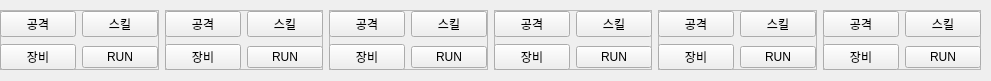
   <widget class="QWidget" name="btn_widget" native="true">
    <property name="geometry">
     <rect>
      <x>10</x>
      <y>780</y>
      <width>991</width>
      <height>81</height>
     </rect>
    </property>
    <widget class="QWidget" name="layoutWidget">
     <property name="geometry">
      <rect>
       <x>0</x>
       <y>10</y>
       <width>981</width>
       <height>61</height>
      </rect>
     </property>
     <layout class="QHBoxLayout" name="btn_layout">
      <property name="sizeConstraint">
       <enum>QLayout::SetMinAndMaxSize</enum>
      </property>
      <item>
       <widget class="QFrame" name="frame_5">
        <property name="sizePolicy">
         <sizepolicy hsizetype="MinimumExpanding" vsizetype="MinimumExpanding">
          <horstretch>0</horstretch>
          <verstretch>0</verstretch>
         </sizepolicy>
        </property>
        <property name="minimumSize">
         <size>
          <width>150</width>
          <height>10</height>
         </size>
        </property>
        <property name="maximumSize">
         <size>
          <width>500</width>
          <height>60</height>
         </size>
        </property>
        <property name="frameShape">
         <enum>QFrame::StyledPanel</enum>
        </property>
        <property name="frameShadow">
         <enum>QFrame::Raised</enum>
        </property>
        <widget class="QWidget" name="layoutWidget_9">
         <property name="geometry">
          <rect>
           <x>0</x>
           <y>0</y>
           <width>158</width>
           <height>61</height>
          </rect>
         </property>
         <layout class="QGridLayout" name="gridLayout_10">
          <item row="0" column="0">
           <widget class="QPushButton" name="pb_atk_warrior">
            <property name="text">
             <string>공격</string>
            </property>
           </widget>
          </item>
          <item row="2" column="0">
           <widget class="QPushButton" name="pb_equip_warrior">
            <property name="text">
             <string>장비</string>
            </property>
           </widget>
          </item>
          <item row="0" column="1">
           <widget class="QPushButton" name="pb_skill_job_warrior">
            <property name="text">
             <string>스킬</string>
            </property>
           </widget>
          </item>
          <item row="2" column="1">
           <widget class="QPushButton" name="pb_run_job_warrior">
            <property name="text">
             <string>RUN</string>
            </property>
           </widget>
          </item>
         </layout>
        </widget>
       </widget>
      </item>
      <item>
       <widget class="QFrame" name="frame_6">
        <property name="sizePolicy">
         <sizepolicy hsizetype="MinimumExpanding" vsizetype="MinimumExpanding">
          <horstretch>0</horstretch>
          <verstretch>0</verstretch>
         </sizepolicy>
        </property>
        <property name="minimumSize">
         <size>
          <width>155</width>
          <height>10</height>
         </size>
        </property>
        <property name="maximumSize">
         <size>
          <width>500</width>
          <height>60</height>
         </size>
        </property>
        <property name="frameShape">
         <enum>QFrame::StyledPanel</enum>
        </property>
        <property name="frameShadow">
         <enum>QFrame::Raised</enum>
        </property>
        <widget class="QWidget" name="layoutWidget_10">
         <property name="geometry">
          <rect>
           <x>0</x>
           <y>0</y>
           <width>158</width>
           <height>61</height>
          </rect>
         </property>
         <layout class="QGridLayout" name="gridLayout_11">
          <item row="0" column="0">
           <widget class="QPushButton" name="pb_atk_archer">
            <property name="text">
             <string>공격</string>
            </property>
           </widget>
          </item>
          <item row="2" column="0">
           <widget class="QPushButton" name="pb_equip_archer">
            <property name="text">
             <string>장비</string>
            </property>
           </widget>
          </item>
          <item row="0" column="1">
           <widget class="QPushButton" name="pb_skill_job_archer">
            <property name="text">
             <string>스킬</string>
            </property>
           </widget>
          </item>
          <item row="2" column="1">
           <widget class="QPushButton" name="pb_run_job_archer">
            <property name="text">
             <string>RUN</string>
            </property>
           </widget>
          </item>
         </layout>
        </widget>
       </widget>
      </item>
      <item>
       <widget class="QFrame" name="frame_7">
        <property name="sizePolicy">
         <sizepolicy hsizetype="MinimumExpanding" vsizetype="MinimumExpanding">
          <horstretch>0</horstretch>
          <verstretch>0</verstretch>
         </sizepolicy>
        </property>
        <property name="minimumSize">
         <size>
          <width>155</width>
          <height>10</height>
         </size>
        </property>
        <property name="maximumSize">
         <size>
          <width>500</width>
          <height>60</height>
         </size>
        </property>
        <property name="frameShape">
         <enum>QFrame::StyledPanel</enum>
        </property>
        <property name="frameShadow">
         <enum>QFrame::Raised</enum>
        </property>
        <widget class="QWidget" name="layoutWidget_11">
         <property name="geometry">
          <rect>
           <x>0</x>
           <y>0</y>
           <width>158</width>
           <height>61</height>
          </rect>
         </property>
         <layout class="QGridLayout" name="gridLayout_12">
          <item row="0" column="0">
           <widget class="QPushButton" name="pb_atk_swordsman">
            <property name="text">
             <string>공격</string>
            </property>
           </widget>
          </item>
          <item row="2" column="0">
           <widget class="QPushButton" name="pb_equip_swordsman">
            <property name="text">
             <string>장비</string>
            </property>
           </widget>
          </item>
          <item row="0" column="1">
           <widget class="QPushButton" name="pb_skill_job_swordsman">
            <property name="text">
             <string>스킬</string>
            </property>
           </widget>
          </item>
          <item row="2" column="1">
           <widget class="QPushButton" name="pb_run_job_swordsman">
            <property name="text">
             <string>RUN</string>
            </property>
           </widget>
          </item>
         </layout>
        </widget>
       </widget>
      </item>
      <item>
       <widget class="QFrame" name="frame_8">
        <property name="sizePolicy">
         <sizepolicy hsizetype="MinimumExpanding" vsizetype="MinimumExpanding">
          <horstretch>0</horstretch>
          <verstretch>0</verstretch>
         </sizepolicy>
        </property>
        <property name="minimumSize">
         <size>
          <width>155</width>
          <height>10</height>
         </size>
        </property>
        <property name="maximumSize">
         <size>
          <width>500</width>
          <height>60</height>
         </size>
        </property>
        <property name="frameShape">
         <enum>QFrame::StyledPanel</enum>
        </property>
        <property name="frameShadow">
         <enum>QFrame::Raised</enum>
        </property>
        <widget class="QWidget" name="layoutWidget_12">
         <property name="geometry">
          <rect>
           <x>0</x>
           <y>0</y>
           <width>158</width>
           <height>61</height>
          </rect>
         </property>
         <layout class="QGridLayout" name="gridLayout_13">
          <item row="0" column="0">
           <widget class="QPushButton" name="pb_atk_wizard_red">
            <property name="text">
             <string>공격</string>
            </property>
           </widget>
          </item>
          <item row="2" column="0">
           <widget class="QPushButton" name="pb_equip_wizard_red">
            <property name="text">
             <string>장비</string>
            </property>
           </widget>
          </item>
          <item row="0" column="1">
           <widget class="QPushButton" name="pb_skill_job_wizard_red">
            <property name="text">
             <string>스킬</string>
            </property>
           </widget>
          </item>
          <item row="2" column="1">
           <widget class="QPushButton" name="pb_run_job_wizard_red">
            <property name="text">
             <string>RUN</string>
            </property>
           </widget>
          </item>
         </layout>
        </widget>
       </widget>
      </item>
      <item>
       <widget class="QFrame" name="frame_9">
        <property name="sizePolicy">
         <sizepolicy hsizetype="MinimumExpanding" vsizetype="MinimumExpanding">
          <horstretch>0</horstretch>
          <verstretch>0</verstretch>
         </sizepolicy>
        </property>
        <property name="minimumSize">
         <size>
          <width>155</width>
          <height>10</height>
         </size>
        </property>
        <property name="maximumSize">
         <size>
          <width>500</width>
          <height>60</height>
         </size>
        </property>
        <property name="frameShape">
         <enum>QFrame::StyledPanel</enum>
        </property>
        <property name="frameShadow">
         <enum>QFrame::Raised</enum>
        </property>
        <widget class="QWidget" name="layoutWidget_13">
         <property name="geometry">
          <rect>
           <x>0</x>
           <y>0</y>
           <width>158</width>
           <height>61</height>
          </rect>
         </property>
         <layout class="QGridLayout" name="gridLayout_14">
          <item row="0" column="0">
           <widget class="QPushButton" name="pb_atk_wizard_black">
            <property name="text">
             <string>공격</string>
            </property>
           </widget>
          </item>
          <item row="2" column="0">
           <widget class="QPushButton" name="pb_equip_wizard__black">
            <property name="text">
             <string>장비</string>
            </property>
           </widget>
          </item>
          <item row="0" column="1">
           <widget class="QPushButton" name="pb_skill_job_wizard_black">
            <property name="text">
             <string>스킬</string>
            </property>
           </widget>
          </item>
          <item row="2" column="1">
           <widget class="QPushButton" name="pb_run_wizard__black">
            <property name="text">
             <string>RUN</string>
            </property>
           </widget>
          </item>
         </layout>
        </widget>
       </widget>
      </item>
      <item>
       <widget class="QFrame" name="frame_10">
        <property name="sizePolicy">
         <sizepolicy hsizetype="MinimumExpanding" vsizetype="MinimumExpanding">
          <horstretch>0</horstretch>
          <verstretch>0</verstretch>
         </sizepolicy>
        </property>
        <property name="minimumSize">
         <size>
          <width>155</width>
          <height>10</height>
         </size>
        </property>
        <property name="maximumSize">
         <size>
          <width>500</width>
          <height>60</height>
         </size>
        </property>
        <property name="frameShape">
         <enum>QFrame::StyledPanel</enum>
        </property>
        <property name="frameShadow">
         <enum>QFrame::Raised</enum>
        </property>
        <widget class="QWidget" name="layoutWidget_14">
         <property name="geometry">
          <rect>
           <x>0</x>
           <y>0</y>
           <width>158</width>
           <height>61</height>
          </rect>
         </property>
         <layout class="QGridLayout" name="gridLayout_15">
          <item row="0" column="0">
           <widget class="QPushButton" name="pb_atk_wizard_white">
            <property name="text">
             <string>공격</string>
            </property>
           </widget>
          </item>
          <item row="2" column="0">
           <widget class="QPushButton" name="pb_equip_wizard_white">
            <property name="text">
             <string>장비</string>
            </property>
           </widget>
          </item>
          <item row="0" column="1">
           <widget class="QPushButton" name="pb_skill_job_wizard_white">
            <property name="text">
             <string>스킬</string>
            </property>
           </widget>
          </item>
          <item row="2" column="1">
           <widget class="QPushButton" name="pb_run_job_wizard_white">
            <property name="text">
             <string>RUN</string>
            </property>
           </widget>
          </item>
         </layout>
        </widget>
       </widget>
      </item>
     </layout>
    </widget>
   </widget>
